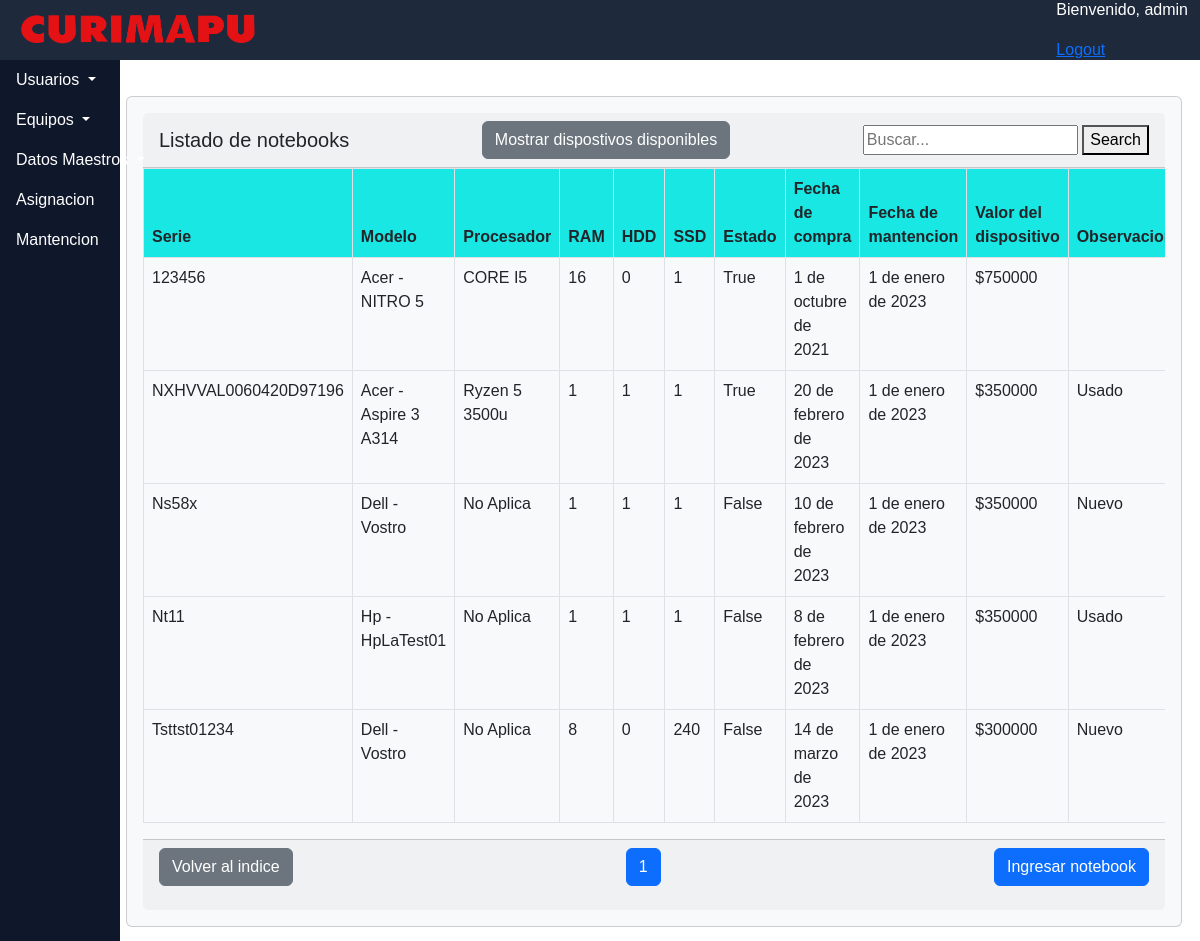
The app's page /dashboard/panel_notebooks.html (signed in) with its own data.
### dashboard/models.py (models this page shows, shortened)
class Notebooks(models.Model):
    serie_notebook = models.CharField(unique=True,max_length=25)
    modelo_notebook = models.ForeignKey(Modelos,on_delete=models.CASCADE)
    estado_notebook = models.BooleanField()
    fecha_compra_notebook = models.DateField(help_text='Fecha en la que se recepciona el equipo en la empresa')
    mantencion_notebook = models.DateField(help_text="Fecha de la ultima mantecion")
    valor_notebook = models.IntegerField(help_text='Por favor inserte el valor en CLP')
    observaciones_notebook = models.CharField(max_length=100, blank=True)
    nram = models.IntegerField(verbose_name='Memoria Ram')
    nhdd = models.IntegerField(verbose_name='HDD',help_text='Por favor marcar 0 si no tiene HDD')
    nssd = models.IntegerField(verbose_name='SSD',help_text='Por favor marcar 0 si no tiene SSD')
    class Meta:
        ordering = ['modelo_notebook']

class Modelos(models.Model):
    m_marca = models.ForeignKey(Marca,on_delete=models.CASCADE,verbose_name='Marca')
    m_param = models.ForeignKey(ParamTipo,on_delete=models.CASCADE,verbose_name='Tipo')
    m_modelo = models.CharField(max_length=50,unique=True,verbose_name='Modelo')
    m_procesador = models.ForeignKey(Procesador,default="01",on_delete=models.SET_DEFAULT,help_text="Por favor marcar 'No aplica' para las camionetas"
                                     ,verbose_name='Procesador')
    def __str__(self):
        return str(u"{} - {}").format(
            self.m_marca,
            self.m_modelo,
        )
    class Meta:
        ordering = ['m_marca']

class Marca(models.Model):
    marca = models.CharField(max_length=20, unique= True)
    def __str__(self):
        return self.marca

class Procesador(models.Model):
    marca_procesador = models.CharField(choices=listado_procesadores,max_length=20,verbose_name='Marca Procesador')
    modelo_p = models.CharField(max_length=20,verbose_name='Modelo')
    ghz = models.DecimalField(max_digits=2,decimal_places=1,verbose_name='Ghz')
    nucleos = models.IntegerField(verbose_name='Cores')
    año_mf = models.IntegerField(verbose_name='Año manufactura')
    class Meta:
        ordering = ['marca_procesador']

### dashboard/views.py (the view, shortened to what this page needs)
# urls.py: path('panel_notebooks.html',panel_notebooks.as_view(),name ='panel_notebooks'),
@method_decorator(login_required, name='dispatch' )
class panel_notebooks(ListView):
    context_object_name = 'panel_notebooks'
    template_name = 'dashboard/panel_notebooks.html'
    paginate_by = 50
    search_form = SearchForm
    def get_queryset(self):
        show_available = self.request.GET.get('show_available')
        queryset = Notebooks.objects.order_by('serie_notebook')
        if show_available == 'true':
            available_devices = Asignacion.objects.filter(vigente=False).values_list('notebook_a_id', flat=True)
            queryset = queryset.filter(
                Q(id__in=available_devices) |
                Q(asignacion__isnull=True)
            )
        query = self.request.GET.get('query')
        return queryset
    def get_context_data(self, **kwargs):
        context = super(panel_notebooks, self).get_context_data(**kwargs)
        context['search_form'] = self.search_form(self.request.GET or None)
        return context

### dashboard/forms.py
class SearchForm(forms.Form):
    query = forms.CharField(label='', widget=forms.TextInput(attrs={'placeholder': 'Buscar...'}))

### dashboard/templates/dashboard/panel_notebooks.html (shortened to what this page needs)
{% extends "dashboard/base.html" %}
{% load crispy_forms_tags %}
{% load static %}
{% block content %}
<div class="card text-dark bg-light mb-3">
  <div class="card-body">
    <div class="card-header d-flex justify-content-between align-items-center">
      <h5 class="mb-0">Listado de notebooks</h5>
      {% with request.GET.show_available as show_available %}
  <a href="?show_available={% if show_available == 'true' %}false{% else %}true{% endif %}{% if request.GET.query %}&query={{ request.GET.query }}{% endif %}" class="btn btn-secondary">
    {% if show_available == 'true' %}Mostrar todos los dispositivos {% else %}Mostrar dispostivos disponibles{% endif %}
  </a>
{% endwith %}
      <form method="GET" class="search-form">
        <input type="text" name="query" value="{{ search_form.value }}" placeholder="Buscar...">
        <button type="submit">Search</button>
    </form>
    </div>
      <div class="table-responsive" style="max-height: calc(100vh - 270px); overflow-y: auto;">
        <table class="table table-hover table-bordered">
            <thead style="background-color: rgb(25, 231, 227);">
            <tr>
                <th>Serie</th>
                <th>Modelo</th>
                <th>Procesador</th>
                <th>RAM</th>
                <th>HDD</th>
                <th>SSD</th>
                <th>Estado</th>
                <th>Fecha de compra</th>
                <th>Fecha de mantencion</th>
                <th>Valor del dispositivo</th>
                <th>Observaciones</th>
            </tr>
        </thead>
        <tbody>
            {% for Notebooks in object_list %}
            <tr class="table-hover">
                <td>{{ Notebooks.serie_notebook }} </td>
                <td>{{ Notebooks.modelo_notebook }}</td>
                <td>{{ Notebooks.modelo_notebook.m_procesador.modelo_p }}</td>
                <td>{{ Notebooks.nram }}</td>
                <td>{{ Notebooks.nhdd }}</td>
                <td>{{ Notebooks.nssd }}</td>
                <td>{{ Notebooks.estado_notebook }}</td>
                <td>{{ Notebooks.fecha_compra_notebook }}</td>
                <td>{{ Notebooks.mantencion_notebook }}</td>
                <td>${{ Notebooks.valor_notebook }}</td>
                <td>{{ Notebooks.observaciones_notebook }}</td>
            </tr>
            {% endfor %}
        </tbody>
    </table>
</div>
<div class="card-footer">
<div class="pagination d-flex justify-content-between">
  <p>
    <a href="{% url "dashboard:index" %}" class="btn btn-secondary">Volver al indice</a>
</p>
  <ul class="pagination">
    {% for num in page_obj.paginator.page_range %}
      {% if page_obj.number == num %}
        <li class="page-item active"><a class="page-link" href="?page={{ num }}">{{ num }}</a></li>
      {% elif num > page_obj.number|add:'-3' and num < page_obj.number|add:'3' %}
        <li class="page-item"><a class="page-link" href="?page={{ num }}">{{ num }}</a></li>
      {% endif %}
    {% endfor %}
  </ul>
    <p>
        <button type="button" class="btn btn-primary" onclick="location.href='{% url 'dashboard:newnot' %}'">Ingresar notebook</button>
    </p>
</div>
</div>
  </div>
{% endblock %}

### dashboard/templates/dashboard/base.html (shortened to what this page needs)
<!DOCTYPE html>
<html lang="es">
<html>
    <head>
        {% load static %}
            <link href="
            https://cdn.jsdelivr.net/npm/bootstrap@5.2.3/dist/css/bootstrap.min.css
            " rel="stylesheet">
    </head>
<body>
    <header>
        {% block header %}
        <nav class="navbar navbar-expand-lg navbar-dark fixed-top" style="background-color: rgb(30 41 59); z-index:2;">
            <div class="container-fluid">
                <a class="navbar-brand" href="{% url "dashboard:index" %}">
                        <img src="{% static '/img/logocurimapu.png' %}" alt="Curimapu" width="250px" height="40px">
                </a>
                <div class ="d-flex justify-content-between">
                  <div class = "ml-auto">
                  <p style="color: white;">Bienvenido, {{ request.user.username }}</p>
                  <a href="{% url 'dashboard:logout' %}">Logout</a>
                </div>
              </div>
                </div>
        </nav>
        {% endblock %}
    </header>
    {% block side %}
    <div class="sidebar">
      <ul class="nav flex-column">
        <li class="nav-item dropdown">
          <a class="nav-link dropdown-toggle" href="#" id="usuariosDropdown" role="button" data-bs-toggle="dropdown" aria-expanded="false">
            Usuarios
          </a>
        </li>
        <li class="nav-item dropdown">
          <a class="nav-link dropdown-toggle" href="#" id="equiposDropdown" role="button" data-bs-toggle="dropdown" aria-expanded="false">
            Equipos
          </a>
        </li>
        <li class="nav-item dropdown">
          <a class="nav-link dropdown-toggle" href="#" id="datosMaestrosDropdown" role="button" data-bs-toggle="dropdown" aria-expanded="false">
            Datos Maestros
          </a>
        </li>
        <li class="nav-item">
          <a class="nav-link" href="{% url "dashboard:panel_asignacion" %}">Asignacion</a>
        </li>
        <li class="nav-item">
          <a class="nav-link" href="{% url "dashboard:panel_mantencion" %}">Mantencion</a>
        </li>
      </ul>
    </div>
    {% endblock %}
    <main>
        {% block content %}{% endblock %}
    </main>
</body>
</html>

### dashboard/templates/dashboard/base.html (style rules this page uses)
body { font-family: 'OpenSans-Light', sans-serif; }
.sidebar { width: 12.5%; background-color: rgb(15, 23, 42); height: 100dvh; position: fixed; width: 10%; top: 1; left: 0; z-index: 1; }
.navbar { position: fixed; top: 0; left: 0%; width: 100%; height: 60px; z-index: 1; }
.nav-link { color: #fff; }
main { margin-top: 60px; margin-left: 10.5%; width: 88%; padding-top: 20px; z-index: 1; }

### records on screen
Notebooks: serie_notebook "123456", modelo_notebook "Acer - NITRO 5", modelo_notebook.m_procesador.modelo_p "CORE I5", nram "16", nhdd "0", nssd "1", estado_notebook "True", fecha_compra_notebook "1 de octubre de 2021", mantencion_notebook "1 de enero de 2023", valor_notebook "750000"
Notebooks: serie_notebook "NXHVVAL0060420D97196", modelo_notebook "Acer - Aspire 3 A314", modelo_notebook.m_procesador.modelo_p "Ryzen 5 3500u", nram "1", nhdd "1", nssd "1", estado_notebook "True", fecha_compra_notebook "20 de febrero de 2023", mantencion_notebook "1 de enero de 2023", valor_notebook "350000", observaciones_notebook "Usado"
Notebooks: serie_notebook "Ns58x", modelo_notebook "Dell - Vostro", modelo_notebook.m_procesador.modelo_p "No Aplica", nram "1", nhdd "1", nssd "1", estado_notebook "False", fecha_compra_notebook "10 de febrero de 2023", mantencion_notebook "1 de enero de 2023", valor_notebook "350000", observaciones_notebook "Nuevo"
Notebooks: serie_notebook "Nt11", modelo_notebook "Hp - HpLaTest01", modelo_notebook.m_procesador.modelo_p "No Aplica", nram "1", nhdd "1", nssd "1", estado_notebook "False", fecha_compra_notebook "8 de febrero de 2023", mantencion_notebook "1 de enero de 2023", valor_notebook "350000", observaciones_notebook "Usado"
Notebooks: serie_notebook "Tsttst01234", modelo_notebook "Dell - Vostro", modelo_notebook.m_procesador.modelo_p "No Aplica", nram "8", nhdd "0", nssd "240", estado_notebook "False", fecha_compra_notebook "14 de marzo de 2023", mantencion_notebook "1 de enero de 2023", valor_notebook "300000", observaciones_notebook "Nuevo"

### other values on screen
{{ request.user.username }} "admin"
{{ num }} "1"
